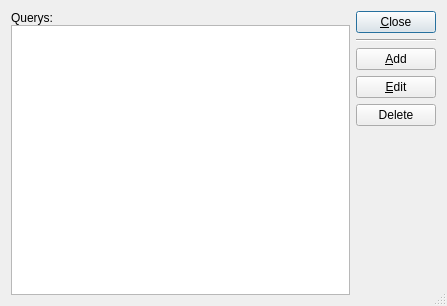
<ui version="4.0" >
 <comment> * OpenRPT report writer and rendering engine
 * Copyright (C) 2001-2010 by OpenMFG, LLC
 *
 * This library is free software; you can redistribute it and/or
 * modify it under the terms of the GNU Lesser General Public
 * License as published by the Free Software Foundation; either
 * version 2.1 of the License, or (at your option) any later version.
 *
 * This library is distributed in the hope that it will be useful,
 * but WITHOUT ANY WARRANTY; without even the implied warranty of
 * MERCHANTABILITY or FITNESS FOR A PARTICULAR PURPOSE. See the GNU
 * Lesser General Public License for more details.
 *
 * You should have received a copy of the GNU Lesser General Public
 * License along with this library; if not, write to the Free Software
 * Foundation, Inc., 59 Temple Place, Suite 330, Boston, MA 02111-1307 USA
 * Please contact info@openmfg.com with any questions on this license.</comment>
 <class>QueryList</class>
 <widget class="QDialog" name="QueryList" >
  <property name="geometry" >
   <rect>
    <x>0</x>
    <y>0</y>
    <width>447</width>
    <height>306</height>
   </rect>
  </property>
  <property name="windowTitle" >
   <string>Query List</string>
  </property>
  <property name="sizeGripEnabled" >
   <bool>true</bool>
  </property>
  <layout class="QHBoxLayout" >
   <property name="spacing" >
    <number>6</number>
   </property>
   <property name="margin" >
    <number>11</number>
   </property>
   <item>
    <layout class="QVBoxLayout" >
     <property name="spacing" >
      <number>0</number>
     </property>
     <property name="margin" >
      <number>0</number>
     </property>
     <item>
      <widget class="QLabel" name="labelQuery" >
       <property name="text" >
        <string>Querys:</string>
       </property>
       <property name="buddy" >
        <cstring>lbQuerys</cstring>
       </property>
      </widget>
     </item>
     <item>
      <widget class="QListWidget" name="lbQuerys" />
     </item>
    </layout>
   </item>
   <item>
    <layout class="QVBoxLayout" >
     <property name="spacing" >
      <number>6</number>
     </property>
     <property name="margin" >
      <number>0</number>
     </property>
     <item>
      <widget class="QPushButton" name="btnClose" >
       <property name="text" >
        <string>&amp;Close</string>
       </property>
      </widget>
     </item>
     <item>
      <widget class="Line" name="Line1" >
       <property name="sizePolicy" >
        <sizepolicy vsizetype="Fixed" hsizetype="Minimum" >
         <horstretch>0</horstretch>
         <verstretch>0</verstretch>
        </sizepolicy>
       </property>
       <property name="frameShape" >
        <enum>QFrame::HLine</enum>
       </property>
       <property name="frameShadow" >
        <enum>QFrame::Sunken</enum>
       </property>
       <property name="orientation" >
        <enum>Qt::Horizontal</enum>
       </property>
      </widget>
     </item>
     <item>
      <widget class="QPushButton" name="btnAdd" >
       <property name="text" >
        <string>&amp;Add</string>
       </property>
      </widget>
     </item>
     <item>
      <widget class="QPushButton" name="btnEdit" >
       <property name="text" >
        <string>&amp;Edit</string>
       </property>
      </widget>
     </item>
     <item>
      <widget class="QPushButton" name="btnDelete" >
       <property name="text" >
        <string>Delete</string>
       </property>
      </widget>
     </item>
     <item>
      <spacer>
       <property name="orientation" >
        <enum>Qt::Vertical</enum>
       </property>
       <property name="sizeType" >
        <enum>QSizePolicy::Expanding</enum>
       </property>
       <property name="sizeHint" stdset="0" >
        <size>
         <width>20</width>
         <height>20</height>
        </size>
       </property>
      </spacer>
     </item>
    </layout>
   </item>
  </layout>
 </widget>
 <layoutdefault spacing="6" margin="11" />
 <tabstops>
  <tabstop>lbQuerys</tabstop>
  <tabstop>btnAdd</tabstop>
  <tabstop>btnEdit</tabstop>
  <tabstop>btnDelete</tabstop>
  <tabstop>btnClose</tabstop>
 </tabstops>
 <resources/>
 <connections>
  <connection>
   <sender>btnClose</sender>
   <signal>clicked()</signal>
   <receiver>QueryList</receiver>
   <slot>accept()</slot>
   <hints>
    <hint type="sourcelabel" >
     <x>20</x>
     <y>20</y>
    </hint>
    <hint type="destinationlabel" >
     <x>20</x>
     <y>20</y>
    </hint>
   </hints>
  </connection>
 </connections>
</ui>
